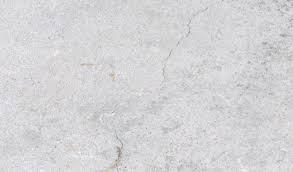
#> input picture Crack Detection yolo/EyeBall Enhancement/2.jpg, 293 x 172 px
$ python ocv.py
#> lines starting #> are read from the running program, lines starting #| are printed output that depends on the picture; after the words box and inside, x2 and y2 are one past the last pixel; in counts of white or black regions, pixels touching at a corner belong together
### Crack Detection yolo/EyeBall Enhancement/helper.py
import numpy as np
from scipy import ndimage

def averageNeighbour(img):
    #kernel = np.array([0,1,0],[1,0,1],[0,1,0])
    out = ndimage.generic_filter(img, np.nanmean, size = 3, mode = 'constant', cval = np.NaN)
    #print(out)
    #print(kernel.sum())
    return out


### Crack Detection yolo/EyeBall Enhancement/ocv.py
import cv2
import numpy as np
from helper import averageNeighbour
from matplotlib import pyplot as plt


def logtrans(img, a, b):
	averageOut = averageNeighbour(img)
	logAverage = np.log(averageOut)
	out = a * logAverage + b * (np.log(img) - logAverage)
	return out

def logtrans1(img, a, b):
	out = a * np.log(img) + b
	return out

def bila(img):
	return cv2.bilateralFilter(img, 5, 35, 16)

def canny(img):
	return cv2.Canny(np.uint8(img), 90, 100)

def morph(img):
	return cv2.morphologyEx(img, cv2.MORPH_CLOSE, kernel, iterations = 1)

def integral():
	return
def matshow(img):
	plt.imshow(img, cmap = 'gray', interpolation = 'bicubic')
	plt.show()
	return

org = cv2.imread('2.jpg',-1)
#> org is the input picture: shape (172, 293, 3); mean B, G, R 214, 212.1, 212.4
#static variation
alpha = 0.9
beta = 1.1
kernel = np.ones((3,3), np.uint8)

#convert input image into grayscale
gray = cv2.imread('1.jpg',0)
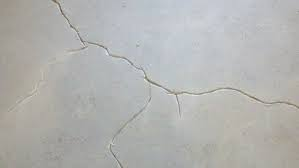
#> input picture Crack Detection yolo/EyeBall Enhancement/1.jpg, 299 x 168 px
#> gray: shape (168, 299); min 82, max 238, mean 178.6
gray32 = np.float32(gray)
#perform log transformation on grayscale image
logout = logtrans(gray32,alpha, beta)
#> in logtrans, `logAverage = np.log(averageOut)`:
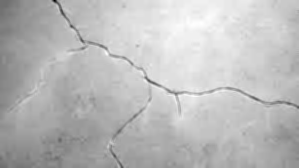
#> logAverage: shape (168, 299) float32; min 4.74, max 5.34, mean 5.18; drawn with min black and max white
logT = np.float32(logout)
logTF = np.exp(logT)
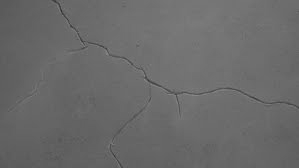
#> logTF: shape (168, 299) float32; min 47.44, max 143.8, mean 106.3
#perform bilateral filter
blur = bila(logTF)
#perform edge detection
edges = canny(blur)
#> in canny, `return cv2.Canny(np.uint8(img), 90, 100)`:
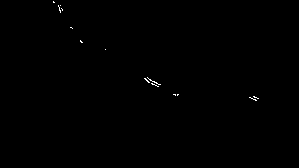
#> returned value: shape (168, 299); 0.17% white in thin lines or dots, all inside (x1, y1, x2, y2) = (53, 1, 259, 101)
print(edges)
#> (printed output is left out)
final = morph(edges)
#> in morph, `return cv2.morphologyEx(img, cv2.MORPH_CLOSE, kernel, iterations = 1)`: returned value: shape (168, 299); 0.25% white in thin lines or dots, all inside (x1, y1, x2, y2) = (53, 0, 259, 101)

#cv2.imshow('edges', edges)
matshow(gray)
matshow(logT)
matshow(blur)
matshow(edges)
matshow(final)

# [5 lines of commented-out code are left out]
print('========')
print(logout.shape)
#| (168, 299)
cv2.waitKey(0)
cv2.destroyAllWindows()


# [5 lines of commented-out code are left out]
